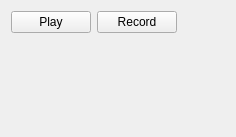
<ui version="4.0" >
 <class>KEduVocAudioWidget</class>
 <widget class="QWidget" name="KEduVocAudioWidget" >
  <property name="geometry" >
   <rect>
    <x>0</x>
    <y>0</y>
    <width>236</width>
    <height>137</height>
   </rect>
  </property>
  <layout class="QVBoxLayout" >
   <item>
    <layout class="QHBoxLayout" >
     <item>
      <widget class="QPushButton" name="playButton" >
       <property name="text" >
        <string>Play</string>
       </property>
      </widget>
     </item>
     <item>
      <widget class="QPushButton" name="recordButton" >
       <property name="text" >
        <string>Record</string>
       </property>
      </widget>
     </item>
     <item>
      <spacer>
       <property name="orientation" >
        <enum>Qt::Horizontal</enum>
       </property>
       <property name="sizeHint" >
        <size>
         <width>40</width>
         <height>20</height>
        </size>
       </property>
      </spacer>
     </item>
    </layout>
   </item>
   <item>
    <widget class="KUrlRequester" name="audioUrlRequester" />
   </item>
   <item>
    <spacer>
     <property name="orientation" >
      <enum>Qt::Vertical</enum>
     </property>
     <property name="sizeHint" >
      <size>
       <width>20</width>
       <height>40</height>
      </size>
     </property>
    </spacer>
   </item>
  </layout>
 </widget>
 <customwidgets>
  <customwidget>
   <class>KUrlRequester</class>
   <extends>QFrame</extends>
   <header>kurlrequester.h</header>
  </customwidget>
 </customwidgets>
 <resources/>
 <connections/>
</ui>
